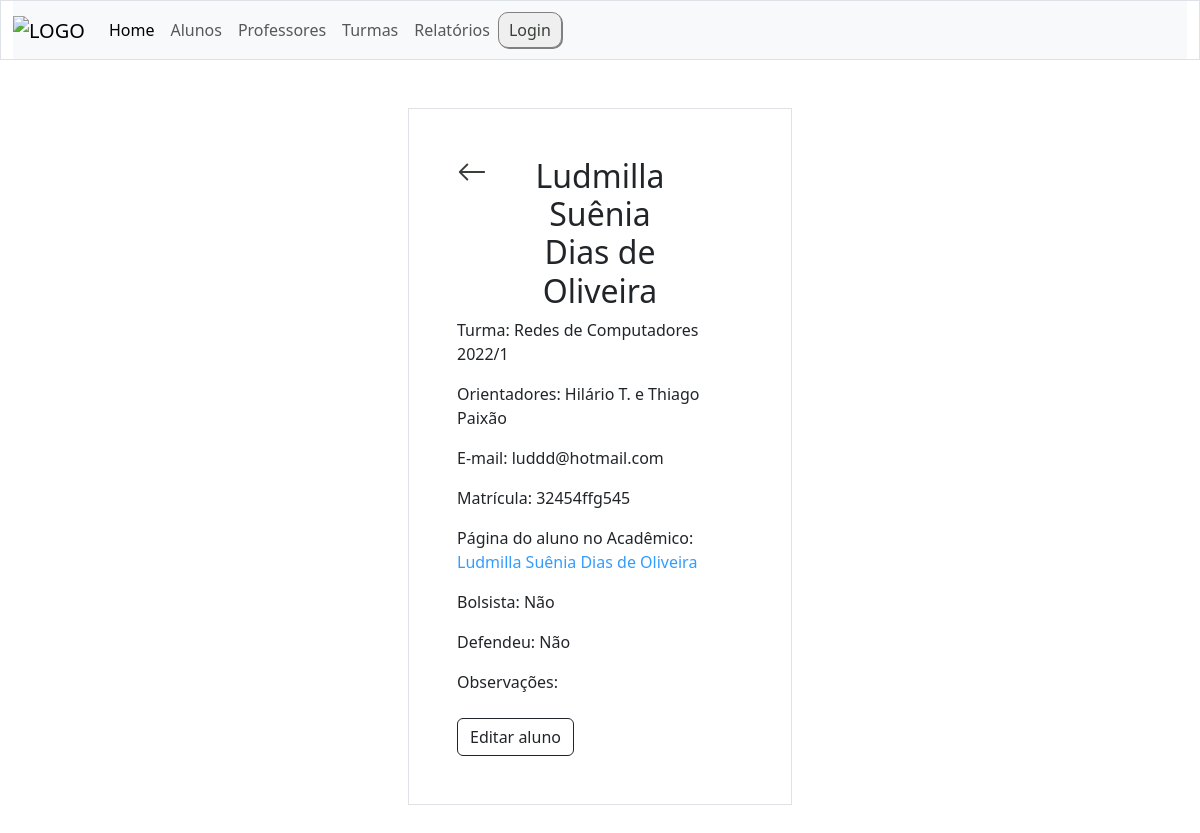
Screenshot of /alunos/alunoInfo/5/ with the database file from the repository.
### alunos/models.py (models this page shows, shortened)
class Aluno(models.Model):
    nome = models.CharField(max_length=255)
    sobrenome = models.CharField(max_length=255)
    turma = models.ForeignKey(Turma, on_delete=models.SET_NULL, null=True)
    orientadores = models.ManyToManyField('docentes.Docente', related_name='alunos_orientados')
    defesa = models.BooleanField(blank=True)
    data_defesa = models.DateField(null=True, blank=True)
    artigo = models.CharField(max_length=255, null=True, blank=True)
    eh_bolsista = models.BooleanField(default=False, blank=True)
    nome_da_bolsa = models.CharField(max_length=30, null=True, blank=True)
    obs = models.TextField(max_length=255, blank=True)
    email = models.EmailField(max_length=255, null=True)
    matricula = models.CharField(max_length=20, null=True)
    academico = models.URLField(max_length=255, null=True, blank=True)
    SITUACAO_CHOICES = [
        ("E", "Em andamento"),
        ("J", "Jubilado"),
        ("D", "Desistência"),
        ("T", "Trancamento"),
        ("C", "Concluído"),
    ]
    situacao = models.CharField(max_length=2, choices=SITUACAO_CHOICES, default='E')
    motivo = models.TextField(null=True, blank=True)

### turmas/models.py (models this page shows, shortened)
class Turma(models.Model):
    nome = models.CharField(max_length=255)
    vagas = models.IntegerField(null=True)
    curso = models.CharField(max_length=255)
    data_de_inicio = models.DateField(null=True)
    data_de_criacao = models.DateField(default=timezone.now)

### docentes/models.py (models this page shows, shortened)
class Docente(models.Model):
    nome = models.CharField(max_length=255)
    sobrenome = models.CharField(max_length=255, null=True)
    email = models.EmailField(max_length=255, null=True)
    orientados = models.ManyToManyField(Aluno, related_name='docentes_orientadores', blank=True)

### alunos/views.py (the view)
# urls.py: path('<str:prefix>/alunoInfo/<int:id>/', views.alunoInfo, name='alunoInfo'),
def alunoInfo(request, prefix, id):
    alunoID = get_object_or_404(Aluno, id=id)
    context = {'alunoID': alunoID, 'prefix': prefix}
    return render(request, 'alunoInfo.html', context)

### alunos/templates/alunoInfo.html (shortened to what this page needs)
{% extends "master.html" %}
{% block content %}
    {% include "header.html" %}
    <div class="row">
        <div class="col"></div>
        <div class="col">
            <div class="container p-5 my-5 border">
                <div class="row">
                    <div class="col">
                        <a href="/alunos">
                            <svg xmlns="http://www.w3.org/2000/svg" width="30" height="30" fill="currentColor" class="bi bi-arrow-left" viewBox="0 0 16 16">
                                <path fill-rule="evenodd" d="M15 8a.5.5 0 0 0-.5-.5H2.707l3.147-3.146a.5.5 0 1 0-.708-.708l-4 4a.5.5 0 0 0 0 .708l4 4a.5.5 0 0 0 .708-.708L2.707 8.5H14.5A.5.5 0 0 0 15 8"/>
                            </svg>
                        </a>
                    </div>
                    <div class="col-6">
                        <h2 class="text-center">
                            {{ alunoID.nome }} {{ alunoID.sobrenome }}
                        </h2>
                    </div>
                    <div class="col"></div>
                </div>
                <p>Turma: {{ alunoID.turma.nome }}</p>
                {% if alunoID.orientadores.count > 1 %}
                    <p>Orientadores:
                        {% for orientador in alunoID.orientadores.all %}
                            {{ orientador.nome }} {{ orientador.sobrenome }}
                            {% if forloop.counter == alunoID.orientadores.all|length|add:-1 %}
                                e
                            {% elif not forloop.last %}
                                ,
                            {% endif %}
                        {% endfor %}
                    </p>
                {% else %}
                    <p>Orientador: {{ alunoID.orientadores.first.nome }}</p>
                {% endif %}
                <p>E-mail: {{ alunoID.email }}</p>
                <p>Matrícula: {{ alunoID.matricula }}</p>
                <p>Página do aluno no Acadêmico:
                    {% if alunoID.academico %}
                    <a style="color:#339cff" href={{ alunoID.academico }}> {{ alunoID.nome }} {{ alunoID.sobrenome }} </a>
                    {%else%}
                        Empty
                    {% endif %}
                </p>
                <p>Bolsista:
                    {% if alunoID.eh_bolsista %}
                        Sim</p>
                        <p>Bolsa: {{ alunoID.nome_da_bolsa }}</p>
                    {%else%}
                        Não
                    {% endif %}
                </p>
                <p>Defendeu:
                    {% if alunoID.defesa%}
                    Sim</p>
                    <p>Data de defesa: {{alunoID.data_defesa}} <br>
                    <p>Artigo: {{ alunoID.artigo }}</p>
                    {%else%}
                    Não
                    {% endif %}
                </p>
                <p>Observações: {{ alunoID.obs }}</p>
                <div class="container px-0 mt-4">
                    <a href="{% url 'editar_aluno' alunoID.id %}">
                        <button type="button" class="btn btn-outline-dark">
                            Editar aluno
                        </button>
                    </a>
                </div>
            </div>
        </div>
        <div class="col"></div>
    </div>
{% endblock %}

### alunos/static/css/style.css (style rules this page uses)
a { color: rgb(56, 63, 56); background-color: transparent; text-decoration: none; }

### rows the page displays
Aluno: nome "Ludmilla", sobrenome "Suênia Dias de Oliveira", turma.nome "Redes de Computadores 2022/1", email "luddd@hotmail.com", matricula "32454ffg545"
Docente: nome "Hilário", sobrenome "T."
Docente: nome "Thiago", sobrenome "Paixão"
